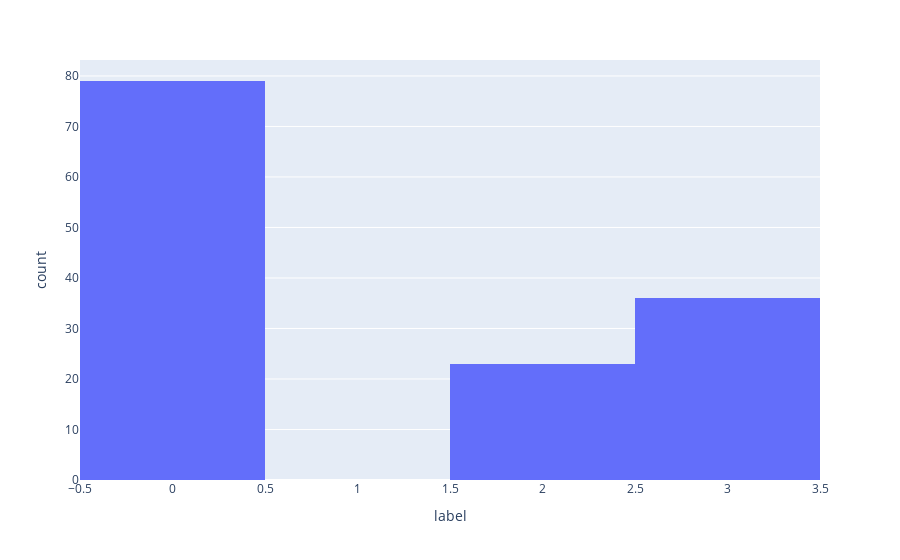

The cell this chart's notebook holds for it:
### Code cell
import plotly.express as px
fig = px.histogram(df, x="label")
fig.show()

### Figure 1 — Plotly figure (JSON) as saved in the notebook; plotly's stock layout.template omitted (floating-point values rounded to 4 significant figures; data arrays with more than 128 entries replaced by an {"elided": "..."} marker saying what was removed)
{"data": [{"alignmentgroup": "True", "bingroup": "x", "hovertemplate": "label=%{x}<br>count=%{y}<extra></extra>", "legendgroup": "", "marker": {"color": "#636efa", "pattern": {"shape": ""}}, "name": "", "offsetgroup": "", "orientation": "v", "showlegend": false, "type": "histogram", "x": {"elided": "138 int values"}, "xaxis": "x", "yaxis": "y"}], "layout": {"barmode": "relative", "legend": {"tracegroupgap": 0}, "margin": {"t": 60}, "xaxis": {"anchor": "y", "domain": [0, 1], "title": {"text": "label"}}, "yaxis": {"anchor": "x", "domain": [0, 1], "title": {"text": "count"}}}}
